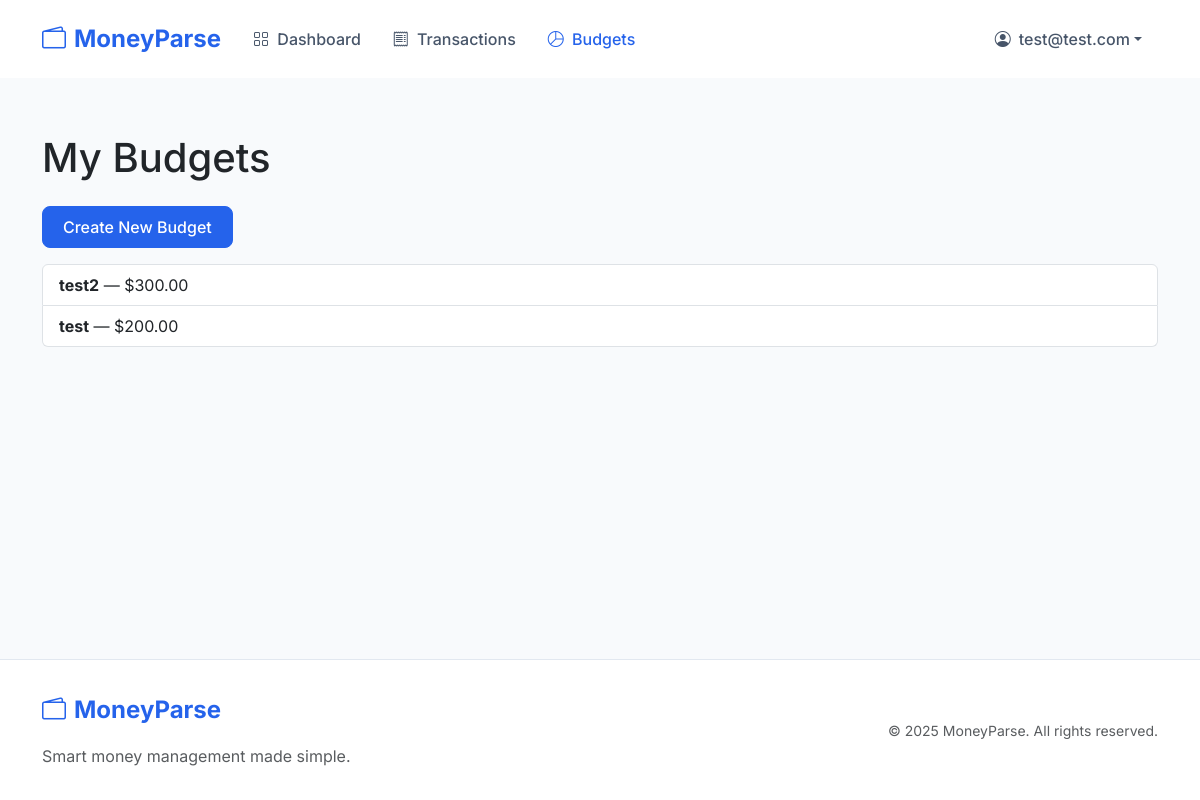
/budgets/ (signed in), run on the app's committed database.
### accounts/models.py (models this page shows, shortened)
class CustomUser(AbstractBaseUser, PermissionsMixin):
    email = models.EmailField(unique=True)
    date_joined = models.DateTimeField(default=timezone.now)
    is_active = models.BooleanField(default=True)
    is_staff = models.BooleanField(default=False)
    objects = CustomUserManager()
    USERNAME_FIELD = 'email'
    REQUIRED_FIELDS = []

### budgets/models.py (models this page shows, shortened)
class Budget(models.Model):
    user = models.ForeignKey(settings.AUTH_USER_MODEL, on_delete=models.CASCADE)
    name = models.CharField(max_length=100)
    description = models.TextField(blank=True)
    amount = models.DecimalField(max_digits=10, decimal_places=2)
    created_at = models.DateTimeField(auto_now_add=True)
    updated_at = models.DateTimeField(auto_now=True)
    class Meta:
        ordering = ['-created_at']
        indexes = [models.Index(fields=['user', '-created_at'])]

### budgets/views.py (the view)
# urls.py: path('', views.budget_list, name='budget_list'),
@login_required
def budget_list(request):
    budgets = Budget.objects.filter(user=request.user)\
        .prefetch_related('items')\
        .annotate(total_items=Sum('items__amount'))\
        .order_by('-created_at')
    return render(request, 'budgets/budget_list.html', {'budgets': budgets})

### templates/budgets/budget_list.html
{% extends "base.html" %}
{% block content %}
<div class="container py-4">
    <h1 class="mb-4">My Budgets</h1>
    <a href="{% url 'budget_create' %}" class="btn btn-primary mb-3">Create New Budget</a>
    {% if budgets %}
        <div class="list-group">
            {% for budget in budgets %}
                <a href="{% url 'budget_detail' budget.pk %}" class="list-group-item list-group-item-action">
                    <strong>{{ budget.name }}</strong> — ${{ budget.amount }}
                </a>
            {% endfor %}
        </div>
    {% else %}
        <p>No budgets created yet.</p>
    {% endif %}
</div>
{% endblock %}

### templates/base.html (shortened to what this page needs)
<!DOCTYPE html>
<html lang="en">
<head>
    <link href="https://cdn.jsdelivr.net/npm/bootstrap@5.3.0/dist/css/bootstrap.min.css" rel="stylesheet">
    <link rel="stylesheet" href="https://cdn.jsdelivr.net/npm/bootstrap-icons@1.11.0/font/bootstrap-icons.css">
</head>
<body>
    <nav class="navbar navbar-expand-lg navbar-light sticky-top">
        <div class="container">
            <a class="navbar-brand d-flex align-items-center" href="/">
                <i class="bi bi-wallet2 me-2"></i>
                MoneyParse
            </a>
            <div class="collapse navbar-collapse" id="navbarNav">
                <ul class="navbar-nav me-auto">
                    {% if user.is_authenticated %}
                    <li class="nav-item">
                        <a class="nav-link{% if request.resolver_match.url_name == 'dashboard' %} active{% endif %}" href="{% url 'dashboard' %}">
                            <i class="bi bi-grid me-1"></i> Dashboard
                        </a>
                    </li>
                    <li class="nav-item">
                        <a class="nav-link{% if request.resolver_match.url_name == 'transaction_list' %} active{% endif %}" href="{% url 'transaction_list' %}">
                            <i class="bi bi-receipt me-1"></i> Transactions
                        </a>
                    </li>
                    <li class="nav-item">
                        <a class="nav-link{% if request.resolver_match.url_name == 'budget_list' %} active{% endif %}" href="{% url 'budget_list' %}">
                            <i class="bi bi-pie-chart me-1"></i> Budgets
                        </a>
                    </li>
                    {% endif %}
                </ul>
                <ul class="navbar-nav">
                    {% if user.is_authenticated %}
                    <li class="nav-item dropdown">
                        <a class="nav-link dropdown-toggle d-flex align-items-center" href="#" id="navbarDropdown" role="button" data-bs-toggle="dropdown">
                            <i class="bi bi-person-circle me-2"></i>
                            {{ user.email }}
                        </a>
                    </li>
                    {% endif %}
                </ul>
            </div>
        </div>
    </nav>
    <div class="main-content">
        {% block content %}{% endblock %}
    </div>
    <footer class="footer">
        <div class="container">
            <div class="row align-items-center">
                <div class="col-md-6 text-center text-md-start">
                    <a class="navbar-brand mb-3 d-inline-flex align-items-center" href="/">
                        <i class="bi bi-wallet2 me-2"></i>
                        MoneyParse
                    </a>
                    <p class="text-muted mb-0">Smart money management made simple.</p>
                </div>
                <div class="col-md-6 text-center text-md-end">
                    <small class="text-muted">&copy; {% now "Y" %} MoneyParse. All rights reserved.</small>
                </div>
            </div>
        </div>
    </footer>
</body>
</html>

### templates/base.html (style rules this page uses)
:root { --primary-color: #2563eb; --secondary-color: #1e40af; --success-color: #059669; --danger-color: #dc2626; --warning-color: #d97706; --info-color: #0891b2; }
body { font-family: 'Inter', system-ui, -apple-system, sans-serif; min-height: 100vh; display: flex; flex-direction: column; background-color: #f8fafc; }
.navbar { padding: 1rem 0; background: rgba(255, 255, 255, 0.95) !important; backdrop-filter: blur(10px); }
.navbar-brand { font-weight: 700; font-size: 1.5rem; color: var(--primary-color) !important; }
.nav-link { font-weight: 500; padding: 0.5rem 1rem !important; color: #475569 !important; transition: color 0.2s ease; }
.nav-link.active { color: var(--primary-color) !important; }
.btn { font-weight: 500; padding: 0.5rem 1.25rem; border-radius: 0.5rem; }
.btn-primary { background-color: var(--primary-color); border-color: var(--primary-color); }
.main-content { flex: 1; padding: 2rem 0; }
.footer { margin-top: auto; padding: 2rem 0; background-color: #fff; border-top: 1px solid #e2e8f0; }

### data on the page
CustomUser: email "test@test.com"
Budget: name "test2", amount "300.00"
Budget: name "test", amount "200.00"
